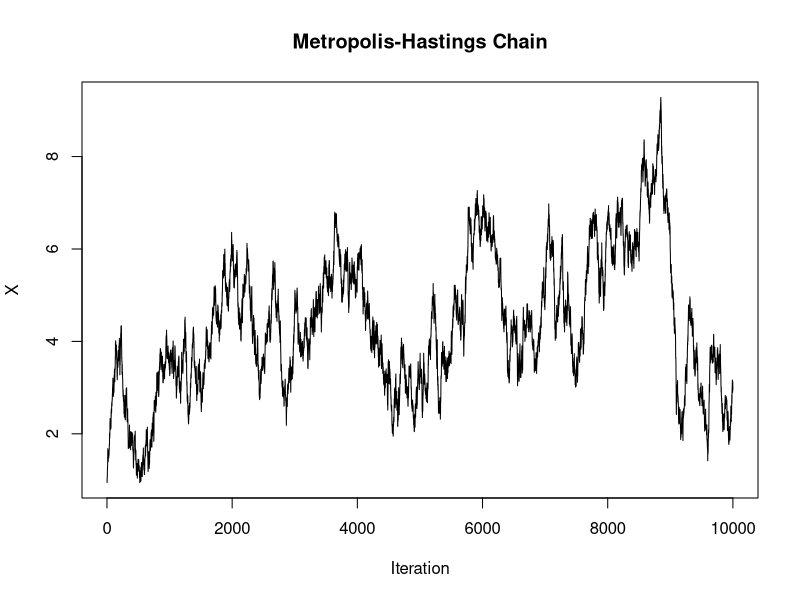
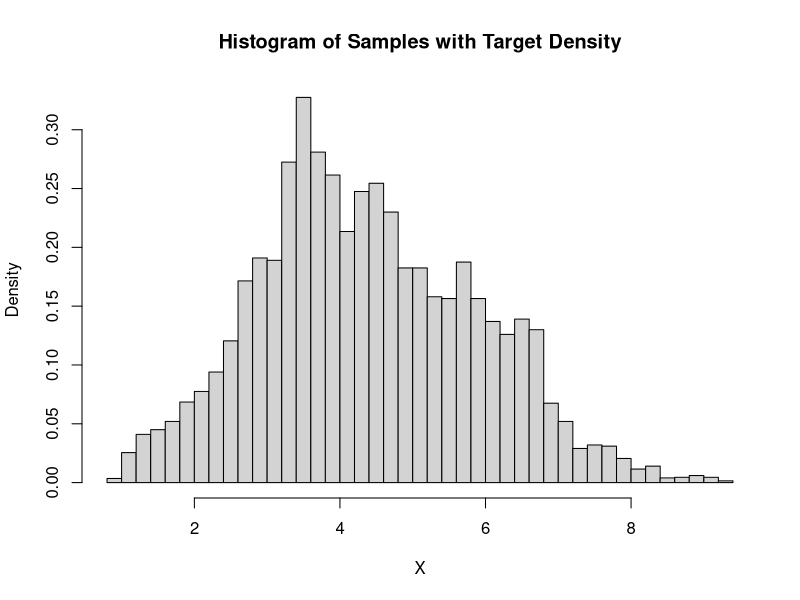
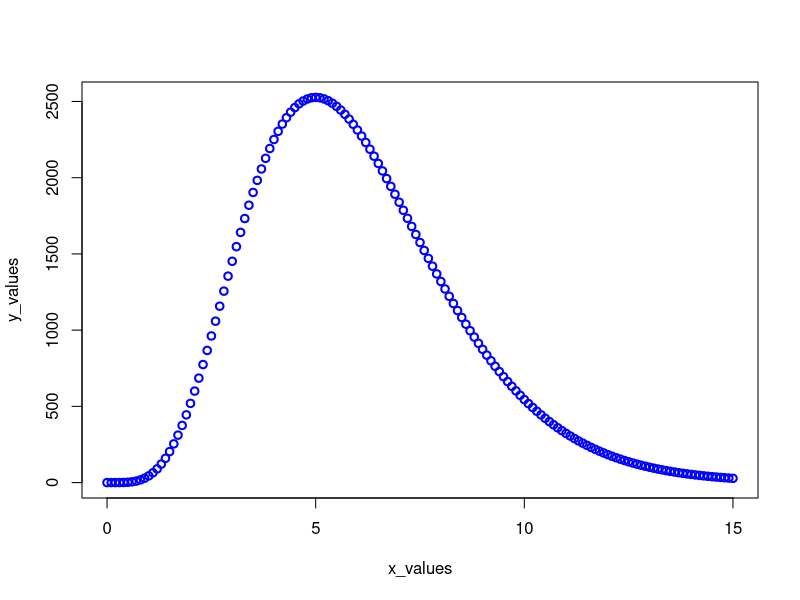
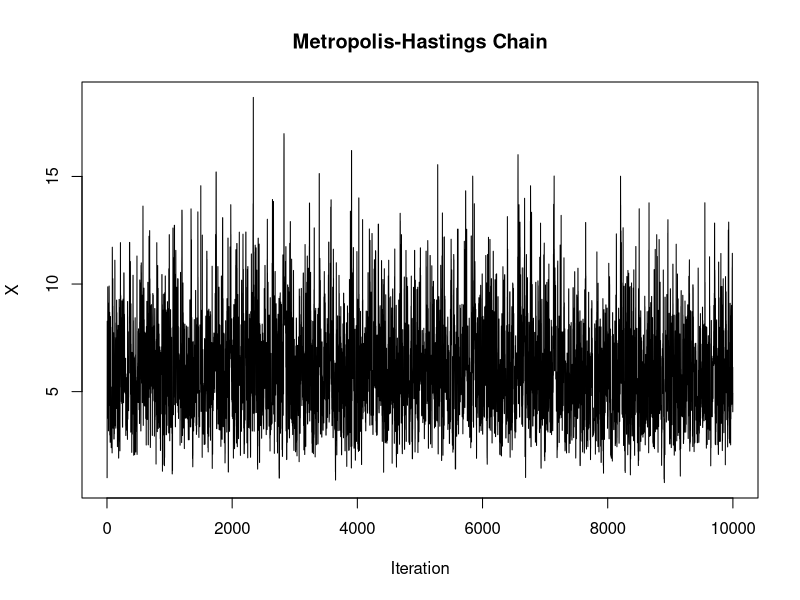
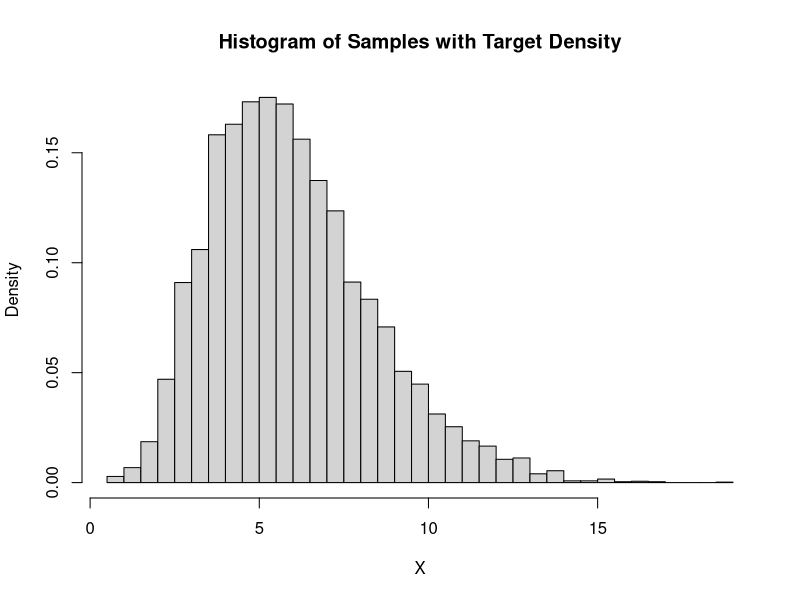
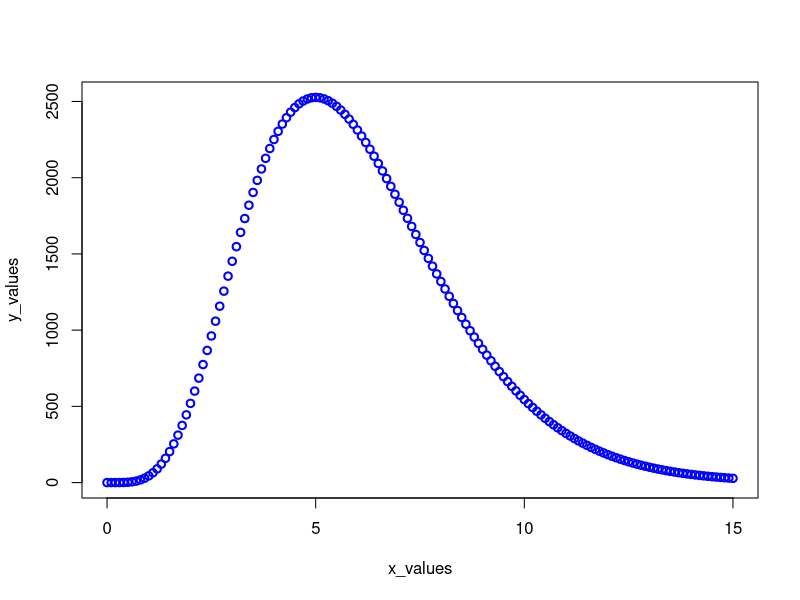
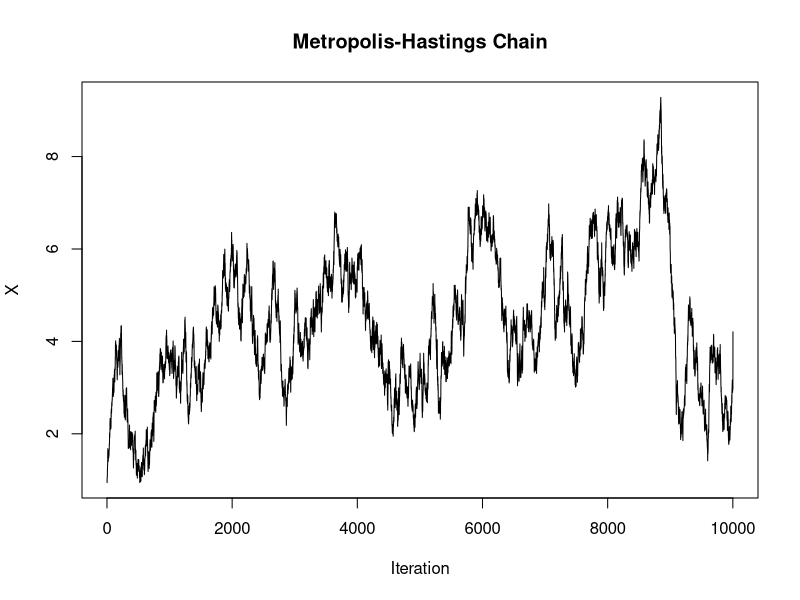
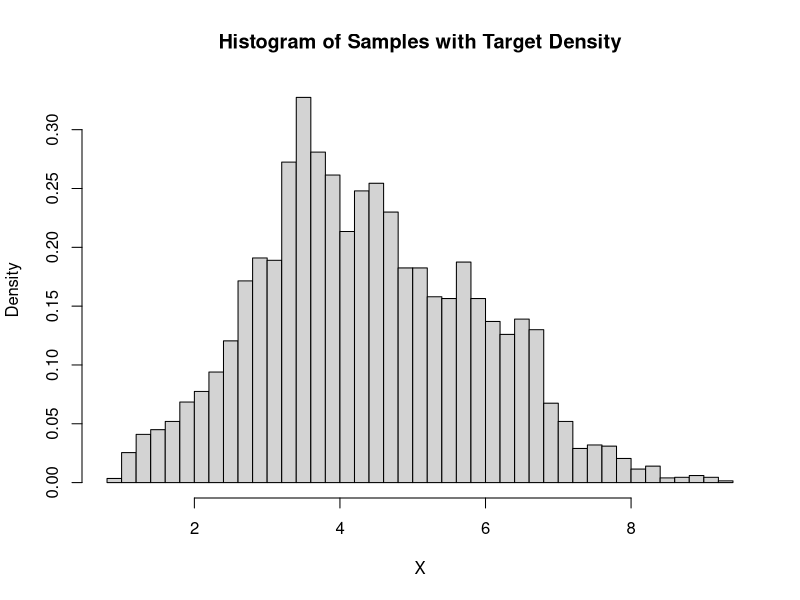

Here is the R script that generated these plots, in order:
## ---- chunk 1
knitr::opts_chunk$set(echo = TRUE)
## ---- chunk 2
prop_dis <- function (xt) {
  return(rnorm(1, xt, 0.1))
}

f <- function(x)
{
  return(120 * x ^ 5 * exp(-x))
}


set.seed(123)
x      <- 1
chain  <- c(x)
acceptance_count <- 0

# generate first five values (change 5 to higher number for longer chain)
for (i in 1:10000)
{
  # generate first one sample from uniform distribution on circle with specific 
  #radius by rejection sampling:
  
  xcand <- prop_dis(x)        # candidate point
  # dnorm as the density of it
  R     <- f(xcand) * dnorm(x, mean = xcand, sd = 0.1) / 
    (f(x) * dnorm(xcand, mean = x, sd = 0.1))  # MH ratio
  
  ap    <- runif(1)
  if (ap < R) {
    x <- xcand
      acceptance_count <- acceptance_count + 1

  }
    
  chain <- rbind(chain, x)
}
head(chain)  # each row is one two-dimensional observation

plot(chain, type = "l", main = "Metropolis-Hastings Chain", xlab = "Iteration", ylab = "X")
# Plot histogram of the samples



## ---- chunk 3

# Plot the histogram of the samples
hist(chain, breaks = 50, main = "Histogram of Samples with Target Density", xlab = "X", probability = TRUE)

# Add the target density function
x_values <- seq(0, 15, by = 0.1)
y_values <- f(x_values)
plot(x_values, y_values, col = "blue", lwd = 2)


# Calculate acceptance rate
acceptance_rate <- acceptance_count / 10000
cat("Acceptance Rate:", acceptance_rate, "\n")

## ---- chunk 4

prop_dis2<- function (x,xt) {
  dchisq(x,df=floor(xt+1))
}

set.seed(123)
x      <- 1
chain2  <- c(x)
acceptance_count <- 0
for (i in 1:10000)
{
  # generate first one sample from uniform distribution on circle with specific 
  #radius by rejection sampling:
  
  xcand <- rchisq(1,floor(x+1))        # candidate point
  # dnorm as the density of it
  R     <- f(xcand) * prop_dis2(x,xcand)/ 
    (f(x) * prop_dis2(xcand,x))  # MH ratio
  
  ap    <- runif(1)
  if (ap < R) {
    x <- xcand
      acceptance_count <- acceptance_count + 1

  }
    chain2 <- rbind(chain2, x)

  }
head(chain2)  # each row is one two-dimensional observation

plot(chain2, type = "l", main = "Metropolis-Hastings Chain", xlab = "Iteration", ylab = "X")

# Plot the histogram of the samples
hist(chain2, breaks = 50, main = "Histogram of Samples with Target Density", xlab = "X", probability = TRUE)
plot(x_values, y_values, col = "blue", lwd = 2)
# Calculate acceptance rate
acceptance_rate <- acceptance_count / 10000
cat("Acceptance Rate:", acceptance_rate, "\n")
## ---- chunk 5
test_deviation = 5
prop_dis3 <- function (xt) {
  return(rnorm(1, xt, test_deviation))
}

f <- function(x)
{
  return(120 * x ^ 5 * exp(-x))
}


set.seed(123)
x      <- 1
chain3  <- c(x)
acceptance_count <- 0

# generate first five values (change 5 to higher number for longer chain)
for (i in 1:10000)
{
  # generate first one sample from uniform distribution on circle with specific radius by rejection sampling:
  
  xcand <- prop_dis3(x)        # candidate point
  # dnorm as the density of it
  R     <- f(xcand) * dnorm(x, mean = xcand, sd = test_deviation) / 
    (f(x) * dnorm(xcand, mean = x, sd = test_deviation))  # MH ratio
  
  ap    <- runif(1)
  if (ap < R) {
    x <- xcand
      acceptance_count <- acceptance_count + 1

  }
    
  chain3 <- rbind(chain, x)
}
head(chain3,10)  # each row is one two-dimensional observation

plot(chain3, type = "l", main = "Metropolis-Hastings Chain", xlab = "Iteration", ylab = "X")
# Plot histogram of the samples

# Plot the histogram of the samples
hist(chain3, breaks = 50, main = "Histogram of Samples with Target Density", xlab = "X", probability = TRUE)

# Add the target density function
x_values <- seq(0, 15, by = 0.1)
y_values <- f(x_values)
plot(x_values, y_values, col = "blue", lwd = 2)


# Calculate acceptance rate
acceptance_rate <- acceptance_count / 10000
cat("Acceptance Rate:", acceptance_rate, "\n")

## ---- chunk 6

chian1_exp <- mean(chain)
chian2_exp <- mean(chain2)
chian3_exp <- mean(chain3)

cat("E(X) for Chain 1: ", chian1_exp, "\n")
cat("E(X) for Chain 2: ", chian2_exp, "\n")
cat("E(X) for Chain 3: ", chian3_exp, "\n")
## ---- chunk 7
w  <- 1.999
xv <- seq(-1, 1, by=0.01) * 1/sqrt(1-w^2/4)  # a range of x1-values, where the term below the root is non-negative (compare Lecture 4)
plot(xv, xv, type="n", xlab=expression(x[1]), ylab=expression(x[2]), las=1)
# ellipse
lines(xv, -(w/2)*xv-sqrt(1-(1-w^2/4)*xv^2), lwd=2, col=8)
lines(xv, -(w/2)*xv+sqrt(1-(1-w^2/4)*xv^2), lwd=2, col=8)

## ---- chunk 8
get_limits <- function(fixed_val, w, var) {
  a <- 1
  b <- w * fixed_val
  c_val <- fixed_val^2 - 1
  discriminant <- b^2 - 4 * a * c_val
  if (discriminant < 0) return(c(NA, NA))
  sqrt_d <- sqrt(discriminant)
  lower <- (-b - sqrt_d) / (2 * a)
  upper <- (-b + sqrt_d) / (2 * a)
  return(c(lower, upper))

}

gibbs_sample <- function(n, w) {
  samples <- matrix(0, nrow = n, ncol = 2)
  x1 <- 0
  x2 <- 0
  for (i in 1:n) {
    #browser()
    # fix X2 and update X1 | X2
    limits_x1 <- get_limits(x2, w, "x1")
    if (any(is.na(limits_x1))) break
    #sample between the lower and upper limits
    x1 <- runif(1, limits_x1[1], limits_x1[2])
    # fix X2 and update X2 | X1
    limits_x2 <- get_limits(x1, w, "x2")
    if (any(is.na(limits_x2))) break
    x2 <- runif(1, limits_x2[1], limits_x2[2])
    samples[i, ] <- c(x1, x2)
  }
  return(samples)
}
set.seed(123)
samples <- gibbs_sample(1000, 1.999)
plot(samples, pch = 20, col = rgb(0, 0, 1, 0.3), main = "Gibbs Samples")

prob <- mean(samples[,1] > 0)
cat("Estimated P(X1 > 0):", prob)

## ---- chunk 9


gibbs_sample_transformed = function(n,w) {
  samples_u = matrix(0, nrow = n, ncol = 2)
  u1 <- 0
  u2 <- 0
  for (i in 1:n) {
    # fix U2 and update U1 | U2
    u2_current <- u2
    u1_min <- -sqrt((4 - 3.999 * u2_current^2) / 0.001)
    u1_max <- sqrt((4 - 3.999 * u2_current^2) / 0.001)
    u1 <- runif(1, u1_min, u1_max)
    # fix U1 and update U2 | U1
    u1_current <- u1
    u2_min <- -sqrt((4 - 0.001 * u1_current^2) / 3.999)
    u2_max <- sqrt((4 - 0.001 * u1_current^2) / 3.999)
    u2 <- runif(1, u2_min, u2_max)
    samples_u[i, ] <- c(u1, u2)
  }
  return(samples_u)
}

samples_u <- gibbs_sample_transformed(1000, 1.999)
#browser()
samples_x_transformed <- cbind(
  (samples_u[,1] + samples_u[,2]) / 2,
  (samples_u[,2] - samples_u[,1]) / 2
)
plot(samples_x_transformed, pch = 20, col = rgb(0, 0, 1, 0.3), main = "Gibbs Samples")

prob_u <- mean(samples_x_transformed[,1] > 0)
cat("Transformed P(X1 > 0):", prob_u) 
  
